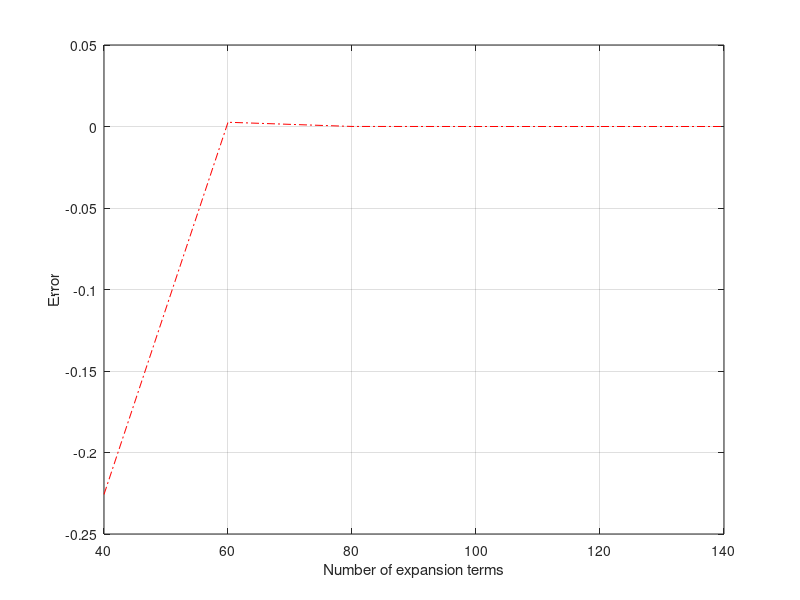

Write MATLAB code to recreate this figure.
function CashOrNothing_COS_Method
clc;close all;

% Pricing of cash-or-nothing options with the COS method

i      = complex(0,1);
CP     = 'c';
L      = 6;
K      = [120]; 
tau    = 0.1;
r      = 0.05;
sigma  = 0.2;
N      = [40, 60, 80, 100, 120, 140];
S0     = 100;

% Definition of the ChH for GBM; this is an input for the COS method
% The Chf does not contain the coefficient "+iuX(t_0)" as this coefficient
% is included internally in the evaluation 
% In the book we denote this function by \varphi(u)

cf = @(u)exp((r - 1 / 2 * sigma^2) * i * u * tau - 1/2 * sigma^2 * u.^2 * tau);

% Closed-form price expression

val_Exact= BS_Cash_Or_Nothing_Price(CP,S0,K,sigma,tau,r);

% Timing results

 NoOfIterations = 100;
 errorVec = zeros(length(N),1);
 idx = 1;
for n=N
    tic
    for i = 1:NoOfIterations
        val_COS = CashOrNothingPriceCOSMthd(cf,CP,S0,r,tau,K,n,L);
    end
    errorVec(idx)=val_Exact - val_COS;
    time_elapsed = toc;
    sprintf('For N= %.0f it took %f seconds to price',n,time_elapsed/NoOfIterations)
    sprintf('For N= %.0f the error is equal to %e',n,errorVec(idx))
    idx = idx +1;
end

% Plot the results

figure(1); clf(1); 
plot(N,errorVec,'-.r');hold on
grid on;xlabel('Number of expansion terms')
ylabel('Error')
 
function value = CashOrNothingPriceCOSMthd(cf,CP,S0,r,tau,K,N,L)
i = complex(0,1);


% cf   - Characteristic function, in the book denoted as \varphi
% CP   - C for call and P for put
% S0   - Initial stock price
% r    - Interest rate (constant)
% tau  - Time to maturity
% K    - Vector of strike prices
% N    - Number of expansion terms
% L    - Size of truncation domain (typ.:L=8 or L=10)

x0 = log(S0 ./ K);   

% Truncation domain

a = 0 - L * sqrt(tau); 
b = 0 + L * sqrt(tau);

k = 0:N-1;              % Row vector, index for expansion terms
u = k * pi / (b - a);   % ChF arguments

H_k = CashOrNothingCoefficients(CP,a,b,k);
temp    = (cf(u) .* H_k).';
temp(1) = 0.5 * temp(1);      % Multiply the first element by 1/2

mat = exp(i * (x0 - a) * u);  % Matrix-vector manipulations

% Final output

value = exp(-r * tau) * K .* real(mat * temp);

% Coefficients H_k for the COS method

function H_k = CashOrNothingCoefficients(CP,a,b,k)
    if lower(CP) == 'c' || CP == 1
        c = 0;
        d = b;
        [~,Psi_k] = Chi_Psi(a,b,c,d,k);
         if a < b && b < 0.0
            H_k = zeros([length(k),1]);
         else
            H_k = 2.0 / (b - a) * Psi_k;
         end
    elseif lower(CP) == 'p' || CP == -1
        c = a;
        d = 0.0;
        [~,Psi_k]  = Chi_Psi(a,b,c,d,k);
         H_k = 2.0 / (b - a) * Psi_k;       
    end

function [chi_k,psi_k] = Chi_Psi(a,b,c,d,k)
    psi_k        = sin(k * pi * (d - a) / (b - a)) - sin(k * pi * (c - a)/(b - a));
    psi_k(2:end) = psi_k(2:end) * (b - a) ./ (k(2:end) * pi);
    psi_k(1)     = d - c;
    
    chi_k = 1.0 ./ (1.0 + (k * pi / (b - a)).^2); 
    expr1 = cos(k * pi * (d - a)/(b - a)) * exp(d)  - cos(k * pi... 
                  * (c - a) / (b - a)) * exp(c);
    expr2 = k * pi / (b - a) .* sin(k * pi * ...
                        (d - a) / (b - a))   - k * pi / (b - a) .* sin(k... 
                        * pi * (c - a) / (b - a)) * exp(c);
    chi_k = chi_k .* (expr1 + expr2);
    
% Closed-form expression of cash-or-nothing option with the Black-Scholes formula

function value=BS_Cash_Or_Nothing_Price(CP,S_0,K,sigma,tau,r)

% Black-Scholes call option price

d1    = (log(S_0 ./ K) + (r + 0.5 * sigma^2) * tau) / (sigma * sqrt(tau));
d2    = d1 - sigma * sqrt(tau);
if lower(CP) == 'c' || lower(CP) == 1
    value =  K * exp(-r * tau).*normcdf(d2) ;
elseif lower(CP) == 'p' || lower(CP) == -1
    value = K*exp(-r*tau)*(1-normcdf(d2));
end
    
    
